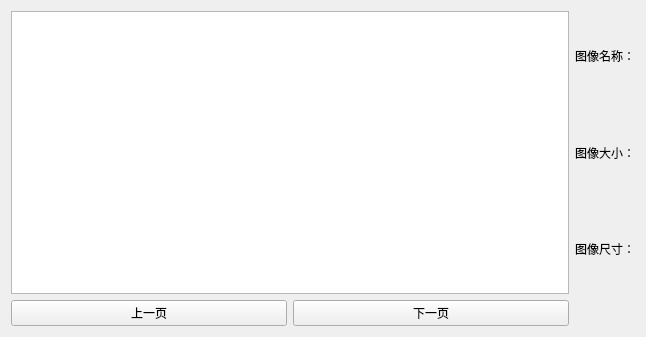
<?xml version="1.0" encoding="UTF-8"?>
<ui version="4.0">
 <class>Widget</class>
 <widget class="QWidget" name="Widget">
  <property name="geometry">
   <rect>
    <x>0</x>
    <y>0</y>
    <width>646</width>
    <height>337</height>
   </rect>
  </property>
  <property name="windowTitle">
   <string>Widget</string>
  </property>
  <layout class="QGridLayout" name="gridLayout">
   <item row="0" column="0">
    <widget class="QListWidget" name="listWidget"/>
   </item>
   <item row="0" column="1">
    <layout class="QVBoxLayout" name="verticalLayout">
     <item>
      <widget class="QLabel" name="name_label">
       <property name="text">
        <string>图像名称：</string>
       </property>
      </widget>
     </item>
     <item>
      <widget class="QLabel" name="size_label">
       <property name="text">
        <string>图像大小：</string>
       </property>
      </widget>
     </item>
     <item>
      <widget class="QLabel" name="resolution_label">
       <property name="text">
        <string>图像尺寸：</string>
       </property>
      </widget>
     </item>
    </layout>
   </item>
   <item row="1" column="0">
    <layout class="QHBoxLayout" name="horizontalLayout">
     <item>
      <widget class="QPushButton" name="Pre_btn">
       <property name="text">
        <string>上一页</string>
       </property>
      </widget>
     </item>
     <item>
      <widget class="QPushButton" name="Next_btn">
       <property name="text">
        <string>下一页</string>
       </property>
      </widget>
     </item>
    </layout>
   </item>
  </layout>
 </widget>
 <resources/>
 <connections/>
</ui>
